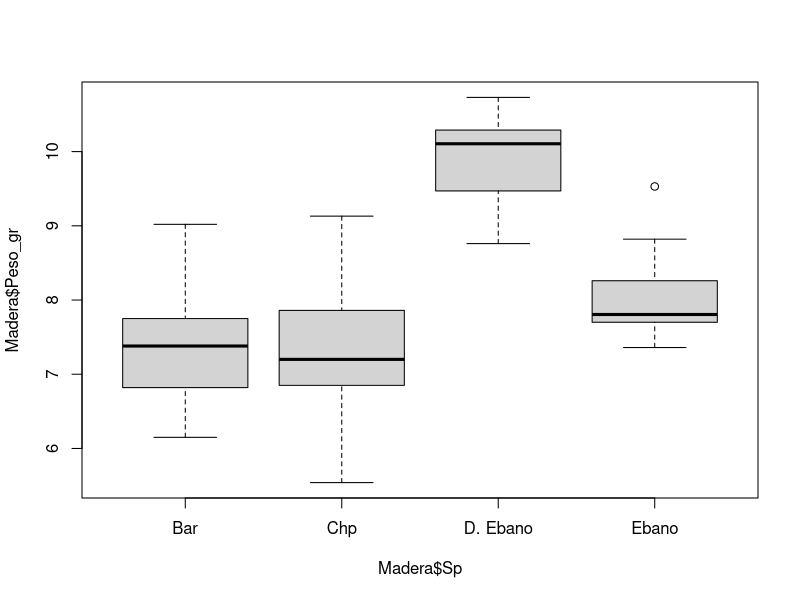

Write the R code that produced this figure. (Note: this script raises an error after producing the figure.)
#Clase semana 9
#Revisar datos de madera
#BD madeeras

Madera <- read.csv("Clases/Madera.csv", header=T)

Madera$Sp <- as.factor(Madera$Sp)

boxplot(Madera$Peso_gr ~ Madera$Sp)

library(dplyr)

bar <- Madera %>%
filter(Sp=="Bar")


#Comparacion de una media teoretica Mu=8.0 para Sp =Barreta

mean(bar$Peso_gr)

t.test(bar$Peso_gr, mu=7.4)

t.test(bar$Peso_gr, mu=8.5)
 


Chp <- Madera %>%
filter(Sp=="Chp")  

mean(Chp$Peso_gr)
t.test(Chp$Peso_gr, mu=8.5)


D.Ebano <- Madera %>%
filter(Sp=="D.Ebano")

mean(D.Ebano$Peso_gr)
t.test(D.Ebano$Peso_gr, mu=12)

D.Ebano <- Madera %>%
filter(Sp=="D.Eb")  

mean(D.Ebano$Peso_gr)
t.test(Ebano$Peso_gr, mu=11.3)






